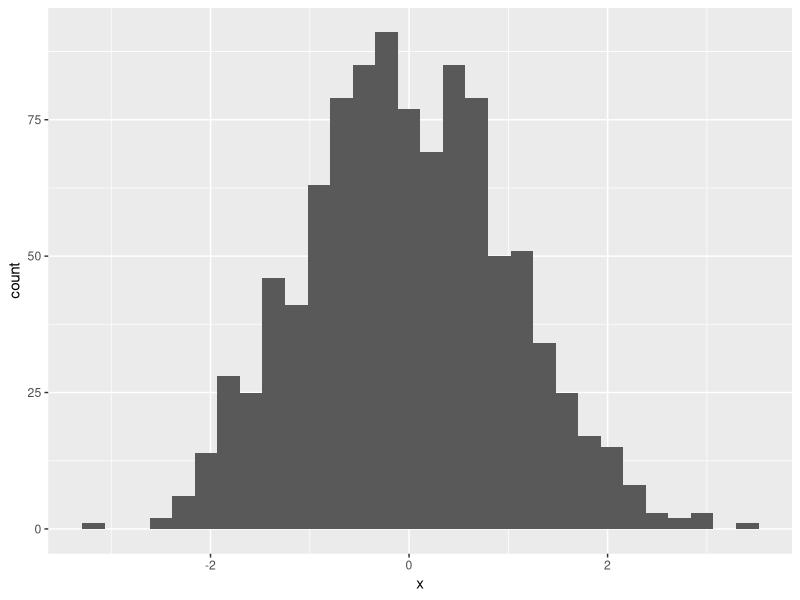
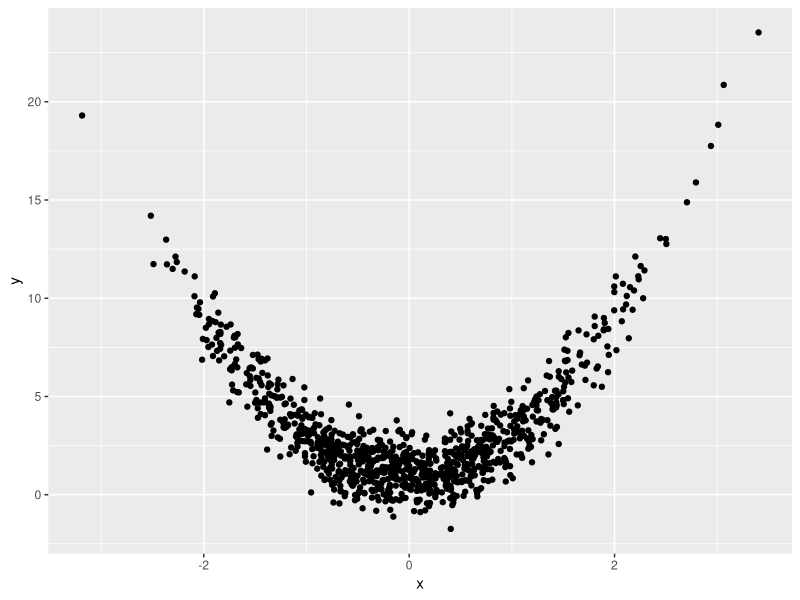
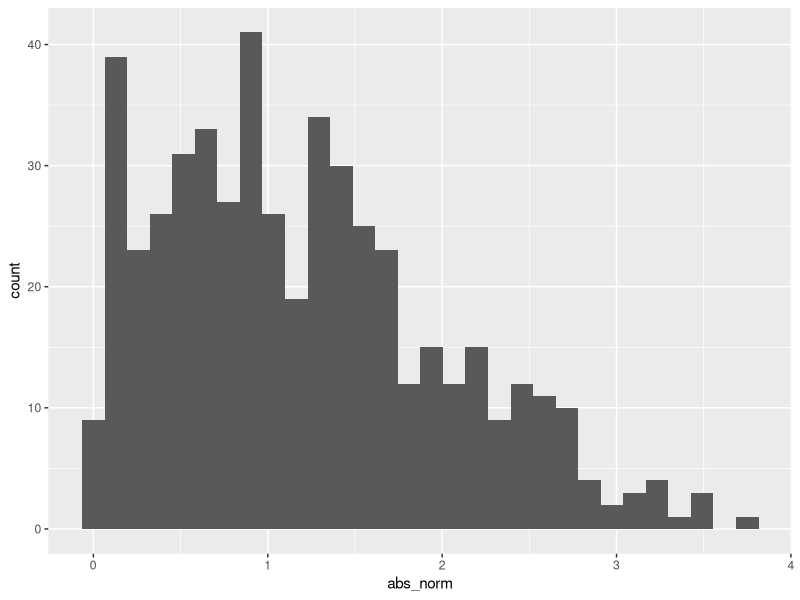

Recreate these plots in R, in order.
## ---- chunk 1
samp = rnorm(100)
length(samp)
## ---- chunk 2
library(tidyverse)
## ---- chunk 3
plot_df =
   tibble(
     x = rnorm(n = 1000),
     y = 1 + 2 * x ^ 2 + rnorm(n = 1000)
   )

ggplot(plot_df, aes(x = x)) + geom_histogram()

ggplot(plot_df, aes(x = x, y = y)) + geom_point()
## ---- chunk 4

la_df =
   tibble(
     norm = rnorm(n = 500, mean=1),
     logical = norm > 0,
     abs_norm = abs(norm)
   )
ggplot(la_df, aes(x= abs_norm)) + geom_histogram()
     
